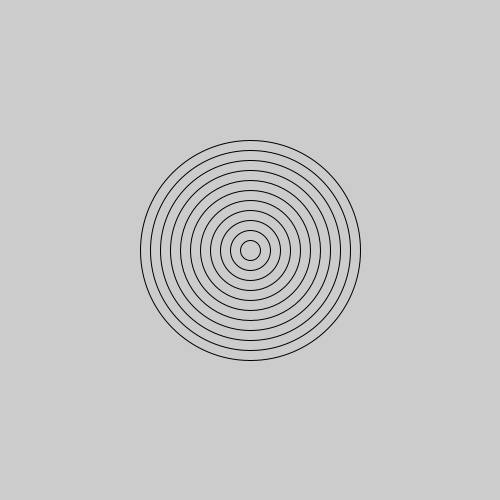
Frame 1 (no input)
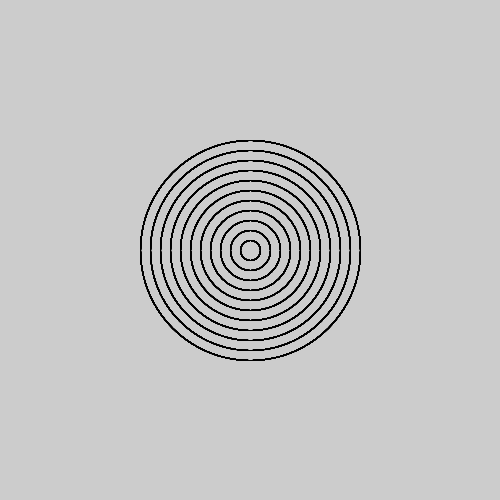
Frame 60 (the mouse pressed at the canvas centre just before this capture)
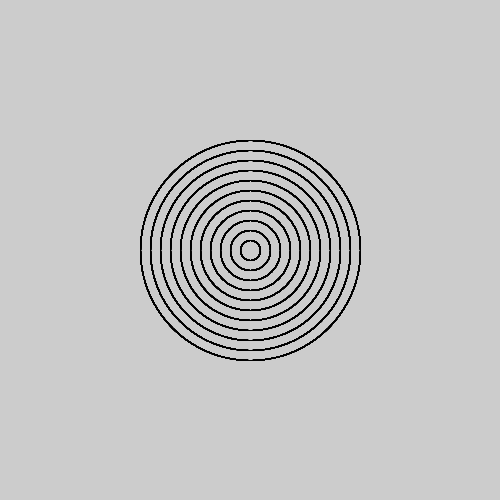
Frame 120 (the mouse held since frame 60 and released just before this capture)

The Processing sketch that drew these frames (run headless with seeded random() and noise(); from frame 60 on, the mouse is pressed at the canvas centre):

// Processing sketch: Bullseye
// ── Bullseye.pde
void setup(){
size(500,500);

noFill();



}
void draw(){
  for(int i=0; i<12; i++){
ellipse(250,250,i*20,i*20);
  }







}
